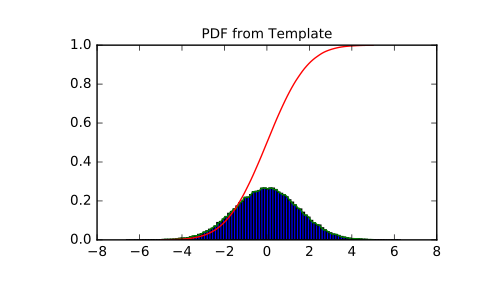

The Python source for this figure:
# Create a scipy.stats distribution from a numpy histogram

import scipy.stats
import numpy as np
data = scipy.stats.norm.rvs(size=100000, loc=0, scale=1.5, random_state=123)
hist = np.histogram(data, bins=100)
hist_dist = scipy.stats.rv_histogram(hist)

# Behaves like an ordinary scipy rv_continuous distribution

hist_dist.pdf(1.0)
# 0.20538577847618705
hist_dist.cdf(2.0)
# 0.90818568543056499

# PDF is zero above (below) the highest (lowest) bin of the histogram,
# defined by the max (min) of the original dataset

hist_dist.pdf(np.max(data))
# 0.0
hist_dist.cdf(np.max(data))
# 1.0
hist_dist.pdf(np.min(data))
# 7.7591907244498314e-05
hist_dist.cdf(np.min(data))
# 0.0

# PDF and CDF follow the histogram

import matplotlib.pyplot as plt
X = np.linspace(-5.0, 5.0, 100)
plt.title("PDF from Template")
plt.hist(data, normed=True, bins=100)
plt.plot(X, hist_dist.pdf(X), label='PDF')
plt.plot(X, hist_dist.cdf(X), label='CDF')
plt.show()
